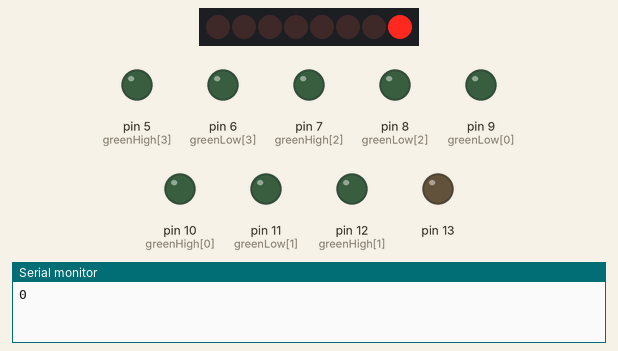
Recording of a sketch running on a simulated Arduino Uno, built with avr-gcc and run on an emulated ATmega328P. Parts: 8 shift-register outputs drawn as a row of LEDs (first output left, lit = HIGH), output pins drawn as LEDs (lit = HIGH), the last lines printed to the serial monitor. Wiring (inferred from the names in the program): shift register (74HC595): data pin 4; shift clock pin 2; latch pin 3. Wiring (inferred from the signals the program sends): row of LEDs: on Q0, Q1, Q2, Q3, Q4, Q5, Q6, Q7. Pins used as bus, display or sensor lines are not drawn.

Above: at 0.5 s.
At 2.5 s:
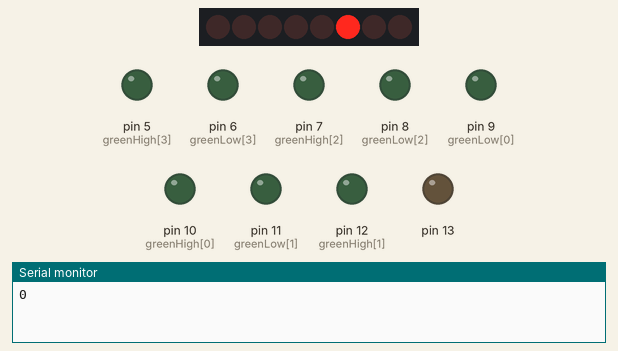
At 4.5 s:
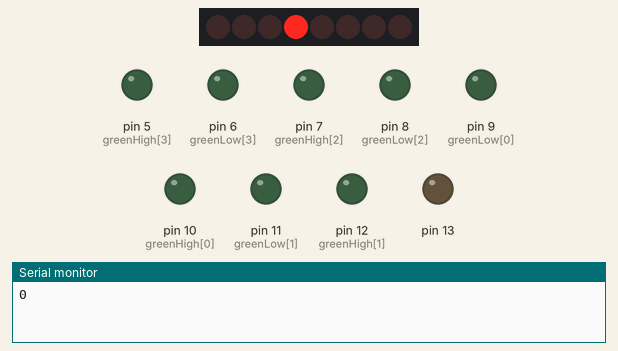
At 9.5 s:
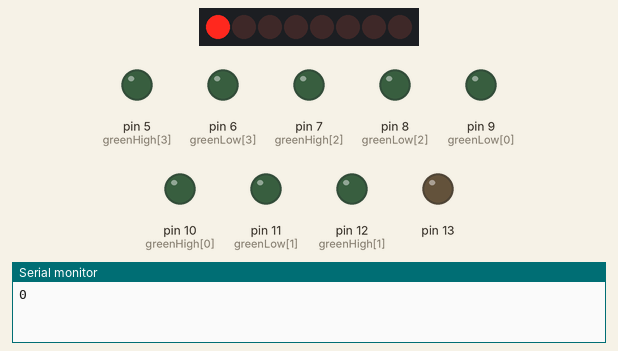
At 13.5 s:
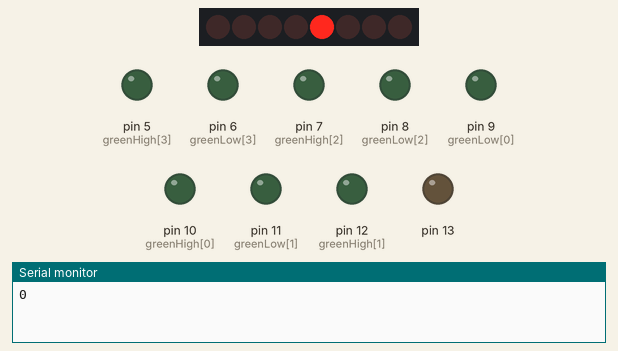
At 18.5 s:
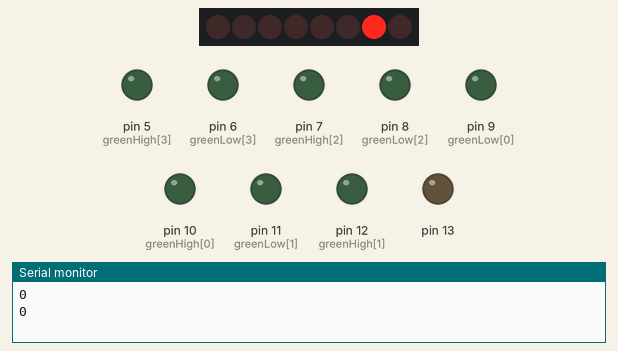
Timing chart, 0 to 19.6 s (numbered marks = the images above):
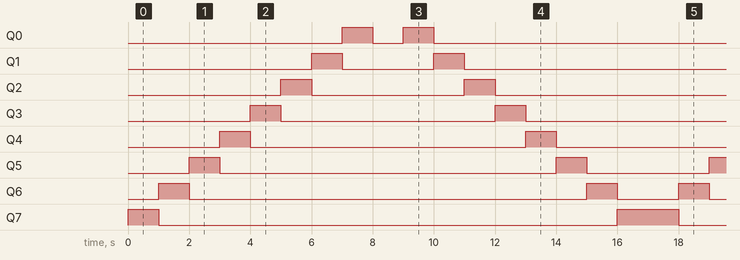

The sketch:

Shift_Register_Main.ino
```cpp
int latchPin = 3; //st_cp
int clockPin = 2; //sh_cp
int dataPin = 4;  //ds

byte leds = 0b00000000;

byte greenHigh[5] = {10, 12, 7, 5, 4};
byte greenLow[5] = {9, 11, 8, 6, 3};
byte redLow[5] = {10, 12, 7, 5, 4};
byte redHigh[5] = {9, 11, 8, 6, 3};

int n;

void setup()
{
  Serial.begin(115200);
  for (int i = 0; i < 14; i++)
    pinMode(i, OUTPUT);
}

void loop()
{
  //  for(int i=0;i<5;i++)
  //  {
  //    glowG(i);
  //    delay(500);
  //    glowR(i);
  //    delay(500);
  //  }


  //  sensorValue = analogRead(A0);
  if (Serial.available())

    n = Serial.parseInt();
  Serial.println(n);
  //  bitSet(leds, n);
  //  updateShiftRegister();
  glowLed();
}
```

Shift_Register.ino
```cpp
void updateShiftRegister()
{
  digitalWrite(latchPin, LOW);
  shiftOut(dataPin, clockPin, LSBFIRST, leds);
  digitalWrite(latchPin, HIGH);
}

void glowLed()
{
  for (int i = 0; i <= 8; i++)
  {
    leds = 1 << i;
    updateShiftRegister();
    delay(1000);
  }
  for (int j = 0; j < 8; j++)
  {

    byte myByte = B10000000;
    leds = myByte >> j;
    updateShiftRegister();
    delay(1000);
  }
}

void glowG(byte pin)
{
  digitalWrite(greenHigh[pin], HIGH);
  digitalWrite(greenLow[pin], LOW);
}

void glowR(byte pin)
{
  digitalWrite(redHigh[pin], HIGH);
  digitalWrite(redLow[pin], LOW);
}
```

Measured:
- by itself, Q0: LOW → HIGH at 7.0 s, → LOW 1.0 s later, → HIGH 1.0 s later, → LOW 1.0 s later, … (8 changes in this stretch)
- by itself, Q1: LOW → HIGH at 6.0 s, → LOW 1.0 s later, → HIGH 3.0 s later, → LOW 1.0 s later, … (8 changes in this stretch)
- by itself, Q2: LOW → HIGH at 5.0 s, → LOW 1.0 s later, → HIGH 5.0 s later, → LOW 1.0 s later, … (9 changes in this stretch)
- by itself, Q3: alternates HIGH for 1.0 s and LOW for 7.5 s
- by itself, Q4: repeats every 17.0 s: LOW 9.0 s, HIGH 1.0 s, LOW 6.0 s, HIGH 1.0 s
- by itself, Q5: repeats every 17.0 s: LOW 11.0 s, HIGH 1.0 s, LOW 4.0 s, HIGH 1.0 s
- by itself, Q6: repeats every 17.0 s: LOW 13.0 s, HIGH 1.0 s, LOW 2.0 s, HIGH 1.0 s
- by itself, Q7: repeats every 17.0 s: LOW 15.0 s, HIGH 2.0 s
